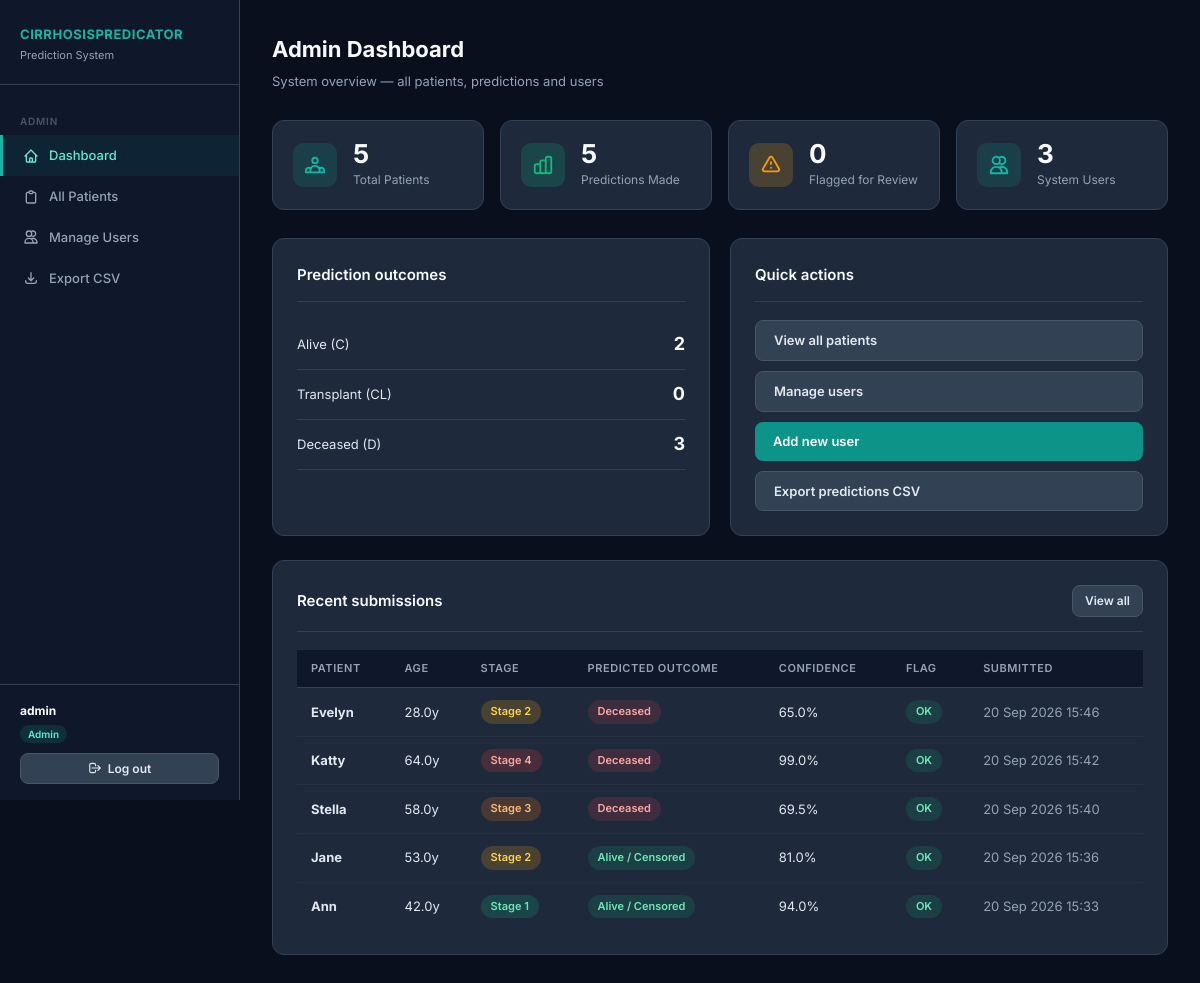
Page /admin/admin_dashboard (signed in) on the committed database.
### app/models.py (models this page shows, shortened)
class User(UserMixin, db.Model):
    __tablename__ = 'users'
    id         = db.Column(db.Integer,  primary_key=True)
    username   = db.Column(db.String(80),  unique=True, nullable=False)
    password   = db.Column(db.String(200), nullable=False)
    role       = db.Column(db.String(20),  nullable=False)   # admin | lab | medic
    created_at = db.Column(db.DateTime,    default=datetime.utcnow)
    is_active  = db.Column(db.Boolean,     default=True)

class Patient(db.Model):
    __tablename__ = 'patients'
    id           = db.Column(db.Integer, primary_key=True)
    patient_name = db.Column(db.String(120), nullable=False)
    age          = db.Column(db.Float,   nullable=False)
    sex          = db.Column(db.String(1),   nullable=False)
    bilirubin    = db.Column(db.Float,   nullable=False)
    prothrombin  = db.Column(db.Float,   nullable=False)
    copper       = db.Column(db.Float,   nullable=False)
    hepatomegaly = db.Column(db.Integer, nullable=False)
    stage        = db.Column(db.Integer, nullable=False)
    sgot         = db.Column(db.Float,   nullable=False)
    spiders      = db.Column(db.Integer, nullable=False)
    submitted_by = db.Column(db.Integer, db.ForeignKey('users.id'))
    submitted_at = db.Column(db.DateTime, default=datetime.utcnow)
    prediction   = db.relationship('Prediction', backref='patient',
                                   uselist=False, lazy=True)
    submitter    = db.relationship('User', foreign_keys=[submitted_by])

class Prediction(db.Model):
    __tablename__ = 'predictions'
    id                = db.Column(db.Integer, primary_key=True)
    patient_id        = db.Column(db.Integer, db.ForeignKey('patients.id'), nullable=False)
    reviewed_by       = db.Column(db.String(80), nullable=True)
    predicted_status  = db.Column(db.String(5))
    predicted_outcome = db.Column(db.String(50))
    prob_alive        = db.Column(db.Float)
    prob_transplant   = db.Column(db.Float)
    prob_deceased     = db.Column(db.Float)
    confidence        = db.Column(db.Float)
    confidence_flag   = db.Column(db.String(10))
    primary_drug      = db.Column(db.Text)
    secondary_drug    = db.Column(db.Text)
    monitoring        = db.Column(db.Text)
    treatment_goal    = db.Column(db.Text)
    clinical_note     = db.Column(db.Text)
    predicted_at      = db.Column(db.DateTime, default=datetime.utcnow)

### app/routes/admin.py (the view)
@admin.route('/admin_dashboard')
@login_required
@admin_required
def admin_dashboard():
    total_patients   = Patient.query.count()
    total_predictions = Prediction.query.count()
    total_users      = User.query.count()
    review_flags     = Prediction.query.filter_by(confidence_flag='REVIEW').count()
    status_counts = {
        'Alive (C)'      : Prediction.query.filter_by(predicted_status='C').count(),
        'Transplant (CL)': Prediction.query.filter_by(predicted_status='CL').count(),
        'Deceased (D)'   : Prediction.query.filter_by(predicted_status='D').count(),
    }
    recent = (Patient.query
              .join(Prediction)
              .order_by(Patient.submitted_at.desc())
              .limit(10)
              .all())
    return render_template('admin/admin_dashboard.html',
        total_patients=total_patients,
        total_predictions=total_predictions,
        total_users=total_users,
        review_flags=review_flags,
        status_counts=status_counts,
        recent=recent
    )

### app/models.py (called while the page is built)
@login_manager.user_loader
def load_user(user_id):
    return User.query.get(int(user_id))

### app/routes/admin.py (called while the page is built)
def admin_required(f):
    @wraps(f)
    def decorated(*args, **kwargs):
        if not current_user.is_authenticated or current_user.role != 'admin':
            flash('Admin access required.', 'danger')
            return redirect(url_for('auth.login'))
        return f(*args, **kwargs)
    return decorated

### app/templates/admin/admin_dashboard.html (shortened to what this page needs)
{% extends "base.html" %}
{% block content %}
<div class="page-header">
  <h2>Admin Dashboard</h2>
  <p>System overview — all patients, predictions and users</p>
</div>
<div class="stats-grid">
  <div class="stat-card">
    <div class="stat-icon teal">
    </div>
    <div class="stat-info">
      <div class="stat-value">{{ total_patients }}</div>
      <div class="stat-label">Total Patients</div>
    </div>
  </div>
  <div class="stat-card">
    <div class="stat-icon green">
    </div>
    <div class="stat-info">
      <div class="stat-value">{{ total_predictions }}</div>
      <div class="stat-label">Predictions Made</div>
    </div>
  </div>
  <div class="stat-card">
    <div class="stat-icon yellow">
      <svg fill="none" stroke="currentColor" viewBox="0 0 24 24"><path stroke-linecap="round" stroke-linejoin="round" stroke-width="2" d="M12 9v2m0 4h.01m-6.938 4h13.856c1.54 0 2.502-1.667 1.732-3L13.732 4c-.77-1.333-2.694-1.333-3.464 0L3.34 16c-.77 1.333.192 3 1.732 3z"/></svg>
    </div>
    <div class="stat-info">
      <div class="stat-value">{{ review_flags }}</div>
      <div class="stat-label">Flagged for Review</div>
    </div>
  </div>
  <div class="stat-card">
    <div class="stat-icon teal">
      <svg fill="none" stroke="currentColor" viewBox="0 0 24 24"><path stroke-linecap="round" stroke-linejoin="round" stroke-width="2" d="M12 4.354a4 4 0 110 5.292M15 21H3v-1a6 6 0 0112 0v1zm0 0h6v-1a6 6 0 00-9-5.197M13 7a4 4 0 11-8 0 4 4 0 018 0z"/></svg>
    </div>
    <div class="stat-info">
      <div class="stat-value">{{ total_users }}</div>
      <div class="stat-label">System Users</div>
    </div>
  </div>
</div>
<div class="grid-2">
  <div class="card mb-0">
    <div class="card-header">
      <span class="card-title">Prediction outcomes</span>
    </div>
    {% for label, count in status_counts.items() %}
    <div style="display:flex;justify-content:space-between;align-items:center;padding:10px 0;border-bottom:1px solid var(--navy-600);">
      <span style="font-size:13px;color:var(--gray-200)">{{ label }}</span>
      <span style="font-size:18px;font-weight:700">{{ count }}</span>
    </div>
    {% endfor %}
  </div>
  <div class="card mb-0">
    <div class="card-header">
      <span class="card-title">Quick actions</span>
    </div>
    <div style="display:flex;flex-direction:column;gap:10px;">
      <a href="{{ url_for('admin.patients') }}" class="btn btn-secondary">View all patients</a>
      <a href="{{ url_for('admin.users') }}"    class="btn btn-secondary">Manage users</a>
      <a href="{{ url_for('admin.add_user') }}" class="btn btn-primary">Add new user</a>
      <a href="{{ url_for('admin.export_csv') }}" class="btn btn-secondary">Export predictions CSV</a>
    </div>
  </div>
</div>
<div class="card" style="margin-top:24px">
  <div class="card-header">
    <span class="card-title">Recent submissions</span>
    <a href="{{ url_for('admin.patients') }}" class="btn btn-secondary btn-sm">View all</a>
  </div>
  <div class="table-wrapper">
    <table>
      <thead><tr>
        <th>Patient</th><th>Age</th><th>Stage</th>
        <th>Predicted Outcome</th><th>Confidence</th><th>Flag</th><th>Submitted</th>
      </tr></thead>
      <tbody>
      {% for p in recent %}
        <tr>
          <td><strong>{{ p.patient_name }}</strong></td>
          <td>{{ p.age }}y</td>
          <td><span class="badge stage-{{ p.stage }}">Stage {{ p.stage }}</span></td>
          <td>
            {% if p.prediction %}
              {% if p.prediction.predicted_status == 'C' %}
                <span class="badge badge-success">{{ p.prediction.predicted_outcome }}</span>
              {% elif p.prediction.predicted_status == 'CL' %}
                <span class="badge badge-warning">{{ p.prediction.predicted_outcome }}</span>
              {% else %}
                <span class="badge badge-danger">{{ p.prediction.predicted_outcome }}</span>
              {% endif %}
            {% else %}<span class="text-muted">—</span>{% endif %}
          </td>
          <td>{% if p.prediction %}{{ (p.prediction.confidence * 100)|round(1) }}%{% endif %}</td>
          <td>
            {% if p.prediction %}
              {% if p.prediction.confidence_flag == 'REVIEW' %}
                <span class="badge badge-review">REVIEW</span>
              {% else %}
                <span class="badge badge-success">OK</span>
              {% endif %}
            {% endif %}
          </td>
          <td class="text-muted">{{ p.submitted_at.strftime('%d %b %Y %H:%M') }}</td>
        </tr>
      {% else %}
        <tr><td colspan="7" class="text-center text-muted" style="padding:32px">No patients submitted yet.</td></tr>
      {% endfor %}
      </tbody>
    </table>
  </div>
</div>
{% endblock %}

### app/templates/base.html (shortened to what this page needs)
<!DOCTYPE html>
<html lang="en">
<head>
  <link rel="stylesheet" href="{{ url_for('static', filename='css/style.css') }}">
</head>
<body>
<div class="layout">
  <aside class="sidebar">
    <div class="sidebar-logo">
      <h1>CirrhosisPredicator</h1>
      <p>Prediction System</p>
    </div>
    <nav class="sidebar-nav">
      {% if current_user.role == 'admin' %}
        <div class="nav-section-label">Admin</div>
        <a href="{{ url_for('admin.admin_dashboard') }}"
           class="nav-link {% if request.endpoint == 'admin.admin_dashboard' %}active{% endif %}">
          <svg fill="none" stroke="currentColor" viewBox="0 0 24 24"><path stroke-linecap="round" stroke-linejoin="round" stroke-width="2" d="M3 12l2-2m0 0l7-7 7 7M5 10v10a1 1 0 001 1h3m10-11l2 2m-2-2v10a1 1 0 01-1 1h-3m-6 0a1 1 0 001-1v-4a1 1 0 011-1h2a1 1 0 011 1v4a1 1 0 001 1m-6 0h6"/></svg>
          Dashboard
        </a>
        <a href="{{ url_for('admin.patients') }}"
           class="nav-link {% if request.endpoint == 'admin.patients' %}active{% endif %}">
          <svg fill="none" stroke="currentColor" viewBox="0 0 24 24"><path stroke-linecap="round" stroke-linejoin="round" stroke-width="2" d="M9 5H7a2 2 0 00-2 2v12a2 2 0 002 2h10a2 2 0 002-2V7a2 2 0 00-2-2h-2M9 5a2 2 0 002 2h2a2 2 0 002-2M9 5a2 2 0 012-2h2a2 2 0 012 2"/></svg>
          All Patients
        </a>
        <a href="{{ url_for('admin.users') }}"
           class="nav-link {% if request.endpoint in ['admin.users','admin.add_user'] %}active{% endif %}">
          <svg fill="none" stroke="currentColor" viewBox="0 0 24 24"><path stroke-linecap="round" stroke-linejoin="round" stroke-width="2" d="M12 4.354a4 4 0 110 5.292M15 21H3v-1a6 6 0 0112 0v1zm0 0h6v-1a6 6 0 00-9-5.197M13 7a4 4 0 11-8 0 4 4 0 018 0z"/></svg>
          Manage Users
        </a>
        <a href="{{ url_for('admin.export_csv') }}" class="nav-link">
          <svg fill="none" stroke="currentColor" viewBox="0 0 24 24"><path stroke-linecap="round" stroke-linejoin="round" stroke-width="2" d="M4 16v1a3 3 0 003 3h10a3 3 0 003-3v-1m-4-4l-4 4m0 0l-4-4m4 4V4"/></svg>
          Export CSV
        </a>
      {% endif %}
    </nav>
    <div class="sidebar-footer">
      <div class="sidebar-user">
        <strong>{{ current_user.username }}</strong>
        <span class="role-badge">{{ current_user.role | capitalize }}</span>
      </div>
      <a href="{{ url_for('auth.logout') }}" class="btn btn-secondary btn-sm" style="width:100%;justify-content:center;">
        <svg fill="none" stroke="currentColor" viewBox="0 0 24 24" style="width:14px;height:14px"><path stroke-linecap="round" stroke-linejoin="round" stroke-width="2" d="M17 16l4-4m0 0l-4-4m4 4H7m6 4v1a3 3 0 01-3 3H6a3 3 0 01-3-3V7a3 3 0 013-3h4a3 3 0 013 3v1"/></svg>
        Log out
      </a>
    </div>
  </aside>
  <main class="main-content">
    {% block content %}{% endblock %}
  </main>
</div>
</body>
</html>

### rows in the picture
User: username "admin", role "Admin"
Patient: patient_name "Evelyn", age "28.0", stage "2", prediction.predicted_outcome "Deceased", submitted_at "20 Sep 2026 15:46"
Prediction: (p.prediction.confidence*100)|round(1) "65.0"
Patient: patient_name "Katty", age "64.0", stage "4", prediction.predicted_outcome "Deceased", submitted_at "20 Sep 2026 15:42"
Prediction: (p.prediction.confidence*100)|round(1) "99.0"
Patient: patient_name "Stella", age "58.0", stage "3", prediction.predicted_outcome "Deceased", submitted_at "20 Sep 2026 15:40"
Prediction: (p.prediction.confidence*100)|round(1) "69.5"
Patient: patient_name "Jane", age "53.0", stage "2", prediction.predicted_outcome "Alive / Censored", submitted_at "20 Sep 2026 15:36"
Prediction: (p.prediction.confidence*100)|round(1) "81.0"
Patient: patient_name "Ann", age "42.0", stage "1", prediction.predicted_outcome "Alive / Censored", submitted_at "20 Sep 2026 15:33"
Prediction: (p.prediction.confidence*100)|round(1) "94.0"

### other values in the picture
{{ total_patients }} "5"
{{ total_predictions }} "5"
{{ review_flags }} "0"
{{ total_users }} "3"
{{ label }} "Alive (C)" "Transplant (CL)" "Deceased (D)"
{{ count }} "2" "0" "3"
